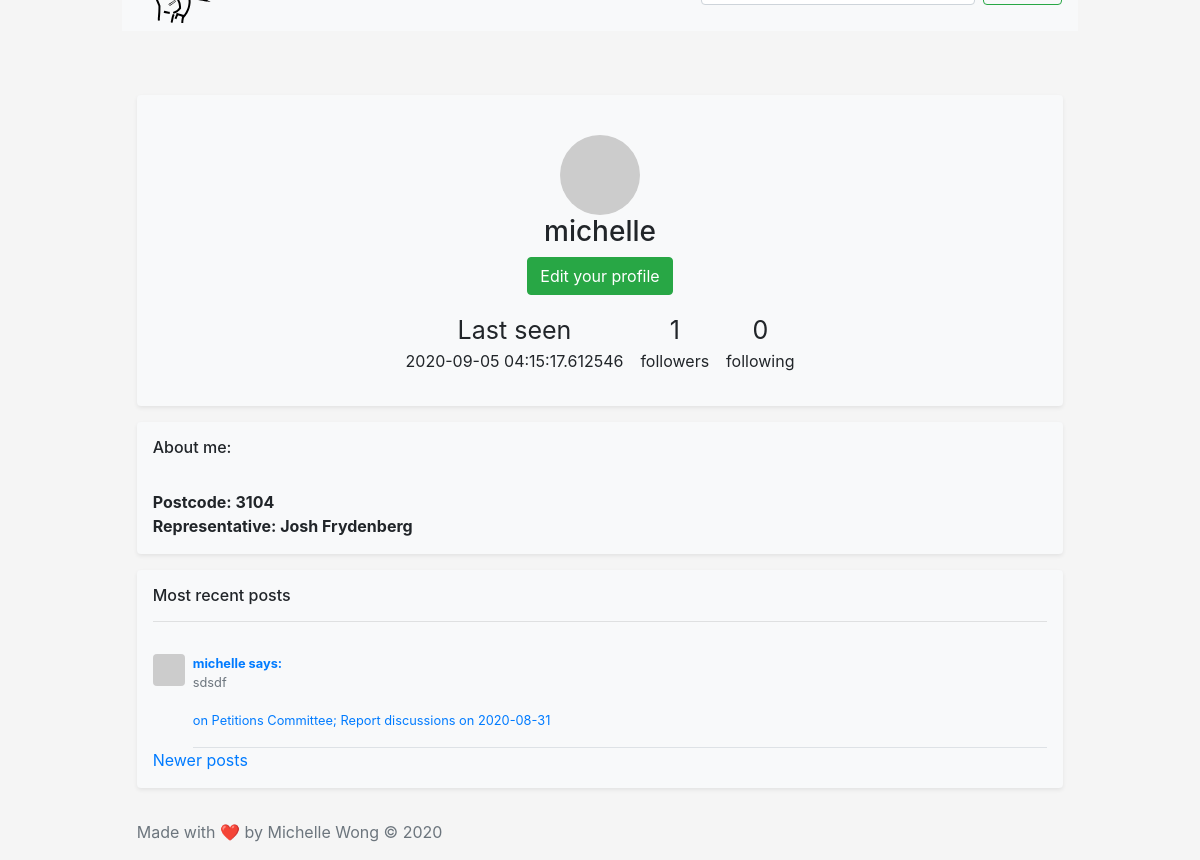
Page /user/michelle?page=2 (signed in) on the committed database.
### app/models.py (models this page shows, shortened)
class User(UserMixin, db.Model):
    id = db.Column(db.Integer, primary_key=True)
    username = db.Column(db.String(64), index=True, unique=True)
    email = db.Column(db.String(120), index=True, unique=True)
    password_hash = db.Column(db.String(128))
    posts = db.relationship('Post', backref='author', lazy='dynamic')
    about_me = db.Column(db.String(140))
    representative = db.Column(db.String(100))
    constituency = db.Column(db.String(100))
    postcode = db.Column(db.String(64))
    last_seen = db.Column(db.DateTime, default=datetime.utcnow)
    followed = db.relationship(
        'User', secondary=followers,
        primaryjoin=(followers.c.follower_id == id),
        secondaryjoin=(followers.c.followed_id == id),
        backref=db.backref('followers', lazy='dynamic'), lazy='dynamic')
    def avatar(self, size):
        digest = md5(self.email.lower().encode('utf-8')).hexdigest()
        return 'https://www.gravatar.com/avatar/{}?d=identicon&s={}'.format(
            digest, size)

class Post(db.Model):
    id = db.Column(db.Integer, primary_key=True)
    body = db.Column(db.String(140))
    timestamp = db.Column(db.DateTime, index=True, default=datetime.utcnow)
    user_id = db.Column(db.Integer, db.ForeignKey('user.id'))
    speech_id = db.Column(db.Integer, db.ForeignKey('speech.id'))

class MinorHeading(db.Model):
    __tablename__ = 'minorheading'
    id = db.Column(db.Integer, primary_key=True)
    order_id = db.Column(db.Integer,index=True)
    major_id = db.Column(db.Integer, db.ForeignKey('majorheading.id'))
    body = db.Column(db.String(140))
    speech = db.relationship('Speech', backref='minorheading', lazy='dynamic')

class Hansard(db.Model):
    id = db.Column(db.Integer, primary_key=True)
    date = db.Column(db.String(140))
    majorheading = db.relationship('MajorHeading', backref='hansard', lazy='dynamic')

### app/routes.py (the view)
@app.route('/user/<username>')
@login_required
def user(username):
    user = User.query.filter_by(username=username).first_or_404()
    page = request.args.get('page', 1, type=int)
    posts = user.posts.order_by(Post.timestamp.desc()).paginate(
        page, 3, False)
    next_url = url_for('user', username=user.username, page=posts.next_num) \
        if posts.has_next else None
    prev_url = url_for('user', username=user.username, page=posts.prev_num) \
        if posts.has_prev else None
    form = EmptyForm()
    return render_template('user.html', user=user, posts=posts.items,
                           next_url=next_url, prev_url=prev_url, form=form)

### app/forms.py
class EmptyForm(FlaskForm):
    submit = SubmitField('Submit')

### app/models.py (called while the page is built)
@login.user_loader
def load_user(id):
    return User.query.get(int(id))

### app/routes.py (called while the page is built)
@app.before_request
def before_request():
    if current_user.is_authenticated:
        current_user.last_seen = datetime.utcnow()
        db.session.commit()

### app/templates/user.html (shortened to what this page needs)
{% extends "navbar.html" %}
{% block content %}
<br><br>
<div class="my-3 p-3 bg-light text-center rounded box-shadow shadow-sm">
  <br>
  <img class ="profile" src="{{ user.avatar(128) }}">
  <h3>{{ user.username }}</h3>
  {% if user == current_user %}
                <p>
                  <a class="btn btn-success" href="{{ url_for('edit_profile') }}" role="button">Edit your profile</a>
                {% endif %}
  <table>
    <tr>
      <td style="text-align:center"><span class = "bigger">{% if user.last_seen %}Last seen</span><br>{{ user.last_seen }}</p>{% endif %}</th>
      <td style="text-align:center"><p><span class = "bigger">{{ user.followers.count() }}</span><br> followers</p></th>
      <td style="text-align:center"><p><span class = "bigger">{{ user.followed.count() }}</span> <br>following</p></th>
</div>
<div class="my-3 p-3 bg-light rounded box-shadow shadow-sm">
  <h6>About me: </h6>
  <br> <b>Postcode: {{user.postcode}}</b>
  <br> <b>Representative: {{user.representative}}</b>
</div>
<div class="my-3 p-3 bg-light rounded box-shadow shadow-sm">
  <h6> Most recent posts</h6>
    <hr>
    {% for post in posts %}
        {% include '_post.html' %}
    {% endfor %}
    {% if prev_url %}
    <a href="{{ prev_url }}">Newer posts</a>
    {% endif %}
</div>
{% endblock %}

### app/templates/_post.html
        <div class="media text-muted pt-3">
          <img data-src="holder.js/31x32?theme=thumb&amp;bg=007bff&amp;fg=007bff&amp;size=1" alt="32x32" class="mr-2 rounded" style="width: 32px; height: 32px;" src={{ post.author.avatar(36) }} data-holder-rendered="true">
          <p class="media-body pb-3 mb-0 small lh-125 border-bottom border-gray">
            <strong class="d-block text-gray-dark"><a href="{{ url_for('user', username=post.author.username) }}">{{post.author.username}} says: </a></strong>
          {{post.body}}
          <br>
          <br>
          <a href="/hansard/{{post.speech.minorheading.majorheading.hansard.date+"#"+post.speech.exact_id}}"> on {{post.speech.minorheading.body}} discussions on {{post.speech.minorheading.majorheading.hansard.date}}</a>
           </p>
        </div>

### app/css/file.css (style rules this page uses)
html, body { height: 100%; }

### app/templates/user.html (style rules this page uses)
.profile { border-radius: 50%; margin-left: auto; margin-right: auto; }
table { margin-left: auto; margin-right: auto; border-spacing: 15px 0px; border-collapse: separate; }
.bigger { font-size:25px; }

### rows in the picture
User: username "michelle", last_seen "2020-09-05 04:15:17.612546", postcode "3104", representative "Josh Frydenberg"
Post: author.username "michelle", body "sdsdf", speech.minorheading.body "Petitions Committee; Report", speech.minorheading.majorheading.hansard "2020-08-31"

### other values in the picture
{{ user.followers.count() }} "1"
{{ user.followed.count() }} "0"
